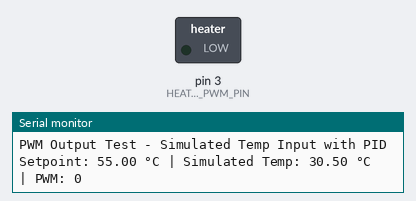
The sketch below on a simulated Arduino Uno, built with avr-gcc and run on an emulated ATmega328P. On the bench: switched loads named in the sketch (green lamp = pin HIGH), the last lines printed to the serial monitor.

Above: at 0.1 s.
At 4.1 s:
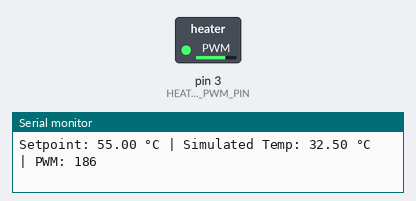
At 9.1 s:
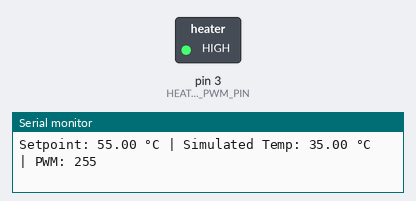
Timing chart, 0 to 10.6 s (numbered marks = the images above):
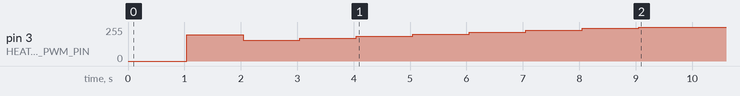

Measured:
- by itself, pin 3 (HEATER_PWM_PIN): 0/255 → 197/255 at 1.0 s, → 155/255 1.0 s later, → 171/255 1.0 s later, → 186/255 1.0 s later, … (9 changes in this stretch)

The sketch:

DS18B20withPID_Hardcode.ino
```cpp
// ====== CONFIGURATION ======
#define HEATER_PWM_PIN 3        // PWM output pin

// ====== TEMPERATURE CONTROL ======
double setpoint = 55.0;         // Target temperature in °C
double currentTemp = 30.0;      // Simulated temperature
double pwmOutput = 0.0;

// ====== PID PARAMETERS ======
double Kp = 5.0;
double Ki = 0.8;
double Kd = 2.5;

// ====== PID STATE VARIABLES ======
double prevError = 0.0;
double integral = 0.0;
unsigned long lastTime = 0;

void setup() {
  Serial.begin(9600);
  Serial.println("PWM Output Test - Simulated Temp Input with PID");

  pinMode(HEATER_PWM_PIN, OUTPUT);
  lastTime = millis();
}

void loop() {
  // Simulate a temperature reading (you can modify this to test)
  // Example: simulate temperature rising slowly
  currentTemp += 0.5;
  if (currentTemp > 70) currentTemp = 30;

  // PID calculations
  double error = setpoint - currentTemp;
  unsigned long now = millis();
  double deltaTime = (now - lastTime) / 1000.0; // convert ms to seconds

  if (deltaTime >= 0.5) { // update every 0.5 seconds
    integral += error * deltaTime;

    // Prevent integral windup
    integral = constrain(integral, -255.0 / Ki, 255.0 / Ki);

    double derivative = (error - prevError) / deltaTime;

    pwmOutput = Kp * error + Ki * integral + Kd * derivative;
    pwmOutput = constrain(pwmOutput, 0, 255);

    prevError = error;
    lastTime = now;
  }

  // Apply PWM to heater
  analogWrite(HEATER_PWM_PIN, (int)pwmOutput);

  // Debug output
  Serial.print("Setpoint: ");
  Serial.print(setpoint);
  Serial.print(" °C | Simulated Temp: ");
  Serial.print(currentTemp);
  Serial.print(" °C | PWM: ");
  Serial.println((int)pwmOutput);

  delay(1000); // 1-second delay for oscilloscope visibility
}
```
